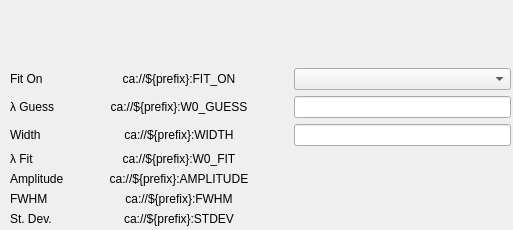
            <widget class="QWidget" name="tab_2_scroll_area">
             <property name="geometry">
              <rect>
               <x>0</x>
               <y>0</y>
               <width>513</width>
               <height>230</height>
              </rect>
             </property>
             <property name="minimumSize">
              <size>
               <width>0</width>
               <height>230</height>
              </size>
             </property>
             <widget class="QWidget" name="gridLayoutWidget_2">
              <property name="geometry">
               <rect>
                <x>10</x>
                <y>-3</y>
                <width>501</width>
                <height>249</height>
               </rect>
              </property>
              <layout class="QGridLayout" name="tab_2_grid">
               <item row="6" column="0">
                <widget class="QLabel" name="w0_fit_label">
                 <property name="sizePolicy">
                  <sizepolicy hsizetype="Preferred" vsizetype="Fixed">
                   <horstretch>0</horstretch>
                   <verstretch>0</verstretch>
                  </sizepolicy>
                 </property>
                 <property name="text">
                  <string>λ Fit</string>
                 </property>
                 <property name="alignment">
                  <set>Qt::AlignLeading|Qt::AlignLeft|Qt::AlignVCenter</set>
                 </property>
                </widget>
               </item>
               <item row="6" column="1">
                <widget class="PyDMLabel" name="w0_fit_get">
                 <property name="sizePolicy">
                  <sizepolicy hsizetype="Expanding" vsizetype="Fixed">
                   <horstretch>0</horstretch>
                   <verstretch>0</verstretch>
                  </sizepolicy>
                 </property>
                 <property name="baseSize">
                  <size>
                   <width>0</width>
                   <height>18</height>
                  </size>
                 </property>
                 <property name="toolTip">
                  <string/>
                 </property>
                 <property name="text">
                  <string>ca://${prefix}:W0_FIT</string>
                 </property>
                 <property name="alignment">
                  <set>Qt::AlignCenter</set>
                 </property>
                 <property name="channel" stdset="0">
                  <string>ca://${prefix}:W0_FIT</string>
                 </property>
                </widget>
               </item>
               <item row="11" column="1">
                <widget class="PyDMLabel" name="chisq">
                 <property name="sizePolicy">
                  <sizepolicy hsizetype="Expanding" vsizetype="Fixed">
                   <horstretch>0</horstretch>
                   <verstretch>0</verstretch>
                  </sizepolicy>
                 </property>
                 <property name="toolTip">
                  <string/>
                 </property>
                 <property name="text">
                  <string>ca://${prefix}:CHISQ</string>
                 </property>
                 <property name="alignment">
                  <set>Qt::AlignCenter</set>
                 </property>
                 <property name="channel" stdset="0">
                  <string>ca://${prefix}:CHISQ</string>
                 </property>
                </widget>
               </item>
               <item row="5" column="0">
                <widget class="QLabel" name="width_label">
                 <property name="sizePolicy">
                  <sizepolicy hsizetype="Preferred" vsizetype="Fixed">
                   <horstretch>0</horstretch>
                   <verstretch>0</verstretch>
                  </sizepolicy>
                 </property>
                 <property name="text">
                  <string>Width</string>
                 </property>
                 <property name="alignment">
                  <set>Qt::AlignLeading|Qt::AlignLeft|Qt::AlignVCenter</set>
                 </property>
                </widget>
               </item>
               <item row="10" column="1">
                <widget class="PyDMLabel" name="st_dev_get">
                 <property name="sizePolicy">
                  <sizepolicy hsizetype="Expanding" vsizetype="Fixed">
                   <horstretch>0</horstretch>
                   <verstretch>0</verstretch>
                  </sizepolicy>
                 </property>
                 <property name="toolTip">
                  <string/>
                 </property>
                 <property name="text">
                  <string>ca://${prefix}:STDEV</string>
                 </property>
                 <property name="alignment">
                  <set>Qt::AlignCenter</set>
                 </property>
                 <property name="channel" stdset="0">
                  <string>ca://${prefix}:STDEV</string>
                 </property>
                </widget>
               </item>
               <item row="5" column="2">
                <widget class="PyDMLineEdit" name="width_set">
                 <property name="toolTip">
                  <string/>
                 </property>
                 <property name="precision" stdset="0">
                  <number>0</number>
                 </property>
                 <property name="showUnits" stdset="0">
                  <bool>false</bool>
                 </property>
                 <property name="precisionFromPV" stdset="0">
                  <bool>true</bool>
                 </property>
                 <property name="alarmSensitiveContent" stdset="0">
                  <bool>false</bool>
                 </property>
                 <property name="alarmSensitiveBorder" stdset="0">
                  <bool>true</bool>
                 </property>
                 <property name="PyDMToolTip" stdset="0">
                  <string/>
                 </property>
                 <property name="monitorDisp" stdset="0">
                  <bool>false</bool>
                 </property>
                 <property name="channel" stdset="0">
                  <string>ca://${prefix}:WIDTH</string>
                 </property>
                </widget>
               </item>
               <item row="3" column="1">
                <widget class="PyDMLabel" name="fit_on_get">
                 <property name="sizePolicy">
                  <sizepolicy hsizetype="Expanding" vsizetype="Fixed">
                   <horstretch>0</horstretch>
                   <verstretch>0</verstretch>
                  </sizepolicy>
                 </property>
                 <property name="toolTip">
                  <string/>
                 </property>
                 <property name="text">
                  <string>ca://${prefix}:FIT_ON</string>
                 </property>
                 <property name="alignment">
                  <set>Qt::AlignCenter</set>
                 </property>
                 <property name="channel" stdset="0">
                  <string>ca://${prefix}:FIT_ON</string>
                 </property>
                </widget>
               </item>
               <item row="3" column="0">
                <widget class="QLabel" name="fit_on_label">
                 <property name="sizePolicy">
                  <sizepolicy hsizetype="Preferred" vsizetype="Fixed">
                   <horstretch>0</horstretch>
                   <verstretch>0</verstretch>
                  </sizepolicy>
                 </property>
                 <property name="text">
                  <string>Fit On</string>
                 </property>
                 <property name="alignment">
                  <set>Qt::AlignLeading|Qt::AlignLeft|Qt::AlignVCenter</set>
                 </property>
                </widget>
               </item>
               <item row="8" column="0">
                <widget class="QLabel" name="amplitude_label">
                 <property name="sizePolicy">
                  <sizepolicy hsizetype="Preferred" vsizetype="Fixed">
                   <horstretch>0</horstretch>
                   <verstretch>0</verstretch>
                  </sizepolicy>
                 </property>
                 <property name="text">
                  <string>Amplitude</string>
                 </property>
                 <property name="alignment">
                  <set>Qt::AlignLeading|Qt::AlignLeft|Qt::AlignVCenter</set>
                 </property>
                </widget>
               </item>
               <item row="9" column="0">
                <widget class="QLabel" name="fwhm_label">
                 <property name="sizePolicy">
                  <sizepolicy hsizetype="Preferred" vsizetype="Fixed">
                   <horstretch>0</horstretch>
                   <verstretch>0</verstretch>
                  </sizepolicy>
                 </property>
                 <property name="text">
                  <string>FWHM</string>
                 </property>
                 <property name="alignment">
                  <set>Qt::AlignLeading|Qt::AlignLeft|Qt::AlignVCenter</set>
                 </property>
                </widget>
               </item>
               <item row="4" column="2">
                <widget class="PyDMLineEdit" name="w0_guess_set">
                 <property name="toolTip">
                  <string/>
                 </property>
                 <property name="precision" stdset="0">
                  <number>0</number>
                 </property>
                 <property name="showUnits" stdset="0">
                  <bool>false</bool>
                 </property>
                 <property name="precisionFromPV" stdset="0">
                  <bool>true</bool>
                 </property>
                 <property name="alarmSensitiveContent" stdset="0">
                  <bool>false</bool>
                 </property>
                 <property name="alarmSensitiveBorder" stdset="0">
                  <bool>true</bool>
                 </property>
                 <property name="PyDMToolTip" stdset="0">
                  <string/>
                 </property>
                 <property name="monitorDisp" stdset="0">
                  <bool>false</bool>
                 </property>
                 <property name="channel" stdset="0">
                  <string>ca://${prefix}:W0_GUESS</string>
                 </property>
                </widget>
               </item>
               <item row="9" column="1">
                <widget class="PyDMLabel" name="fwhm_get">
                 <property name="sizePolicy">
                  <sizepolicy hsizetype="Expanding" vsizetype="Fixed">
                   <horstretch>0</horstretch>
                   <verstretch>0</verstretch>
                  </sizepolicy>
                 </property>
                 <property name="toolTip">
                  <string/>
                 </property>
                 <property name="text">
                  <string>ca://${prefix}:FWHM</string>
                 </property>
                 <property name="alignment">
                  <set>Qt::AlignCenter</set>
                 </property>
                 <property name="channel" stdset="0">
                  <string>ca://${prefix}:FWHM</string>
                 </property>
                </widget>
               </item>
               <item row="5" column="1">
                <widget class="PyDMLabel" name="width_get">
                 <property name="sizePolicy">
                  <sizepolicy hsizetype="Expanding" vsizetype="Fixed">
                   <horstretch>0</horstretch>
                   <verstretch>0</verstretch>
                  </sizepolicy>
                 </property>
                 <property name="toolTip">
                  <string/>
                 </property>
                 <property name="text">
                  <string>ca://${prefix}:WIDTH</string>
                 </property>
                 <property name="alignment">
                  <set>Qt::AlignCenter</set>
                 </property>
                 <property name="channel" stdset="0">
                  <string>ca://${prefix}:WIDTH</string>
                 </property>
                </widget>
               </item>
               <item row="10" column="0">
                <widget class="QLabel" name="st_dev_label">
                 <property name="sizePolicy">
                  <sizepolicy hsizetype="Preferred" vsizetype="Fixed">
                   <horstretch>0</horstretch>
                   <verstretch>0</verstretch>
                  </sizepolicy>
                 </property>
                 <property name="text">
                  <string>St. Dev.</string>
                 </property>
                 <property name="alignment">
                  <set>Qt::AlignLeading|Qt::AlignLeft|Qt::AlignVCenter</set>
                 </property>
                </widget>
               </item>
               <item row="11" column="0">
                <widget class="QLabel" name="chisq_label">
                 <property name="sizePolicy">
                  <sizepolicy hsizetype="Preferred" vsizetype="Fixed">
                   <horstretch>0</horstretch>
                   <verstretch>0</verstretch>
                  </sizepolicy>
                 </property>
                 <property name="text">
                  <string>X²</string>
                 </property>
                 <property name="alignment">
                  <set>Qt::AlignLeading|Qt::AlignLeft|Qt::AlignVCenter</set>
                 </property>
                </widget>
               </item>
               <item row="3" column="2">
                <widget class="PyDMEnumComboBox" name="fit_on_set">
                 <property name="sizePolicy">
                  <sizepolicy hsizetype="Expanding" vsizetype="Fixed">
                   <horstretch>0</horstretch>
                   <verstretch>0</verstretch>
                  </sizepolicy>
                 </property>
                 <property name="toolTip">
                  <string/>
                 </property>
                 <property name="alarmSensitiveContent" stdset="0">
                  <bool>false</bool>
                 </property>
                 <property name="alarmSensitiveBorder" stdset="0">
                  <bool>true</bool>
                 </property>
                 <property name="PyDMToolTip" stdset="0">
                  <string/>
                 </property>
                 <property name="monitorDisp" stdset="0">
                  <bool>false</bool>
                 </property>
                 <property name="channel" stdset="0">
                  <string>ca://${prefix}:FIT_ON</string>
                 </property>
                </widget>
               </item>
               <item row="4" column="0">
                <widget class="QLabel" name="w0_guess_label">
                 <property name="sizePolicy">
                  <sizepolicy hsizetype="Preferred" vsizetype="Fixed">
                   <horstretch>0</horstretch>
                   <verstretch>0</verstretch>
                  </sizepolicy>
                 </property>
                 <property name="text">
                  <string>λ Guess</string>
                 </property>
                 <property name="alignment">
                  <set>Qt::AlignLeading|Qt::AlignLeft|Qt::AlignVCenter</set>
                 </property>
                </widget>
               </item>
               <item row="4" column="1">
                <widget class="PyDMLabel" name="w0_guess_get">
                 <property name="sizePolicy">
                  <sizepolicy hsizetype="Expanding" vsizetype="Fixed">
                   <horstretch>0</horstretch>
                   <verstretch>0</verstretch>
                  </sizepolicy>
                 </property>
                 <property name="toolTip">
                  <string/>
                 </property>
                 <property name="text">
                  <string>ca://${prefix}:W0_GUESS</string>
                 </property>
                 <property name="alignment">
                  <set>Qt::AlignCenter</set>
                 </property>
                 <property name="channel" stdset="0">
                  <string>ca://${prefix}:W0_GUESS</string>
                 </property>
                </widget>
               </item>
               <item row="8" column="1">
                <widget class="PyDMLabel" name="amplitude">
                 <property name="sizePolicy">
                  <sizepolicy hsizetype="Expanding" vsizetype="Fixed">
                   <horstretch>0</horstretch>
                   <verstretch>0</verstretch>
                  </sizepolicy>
                 </property>
                 <property name="toolTip">
                  <string/>
                 </property>
                 <property name="text">
                  <string>ca://${prefix}:AMPLITUDE</string>
                 </property>
                 <property name="alignment">
                  <set>Qt::AlignCenter</set>
                 </property>
                 <property name="channel" stdset="0">
                  <string>ca://${prefix}:AMPLITUDE</string>
                 </property>
                </widget>
               </item>
               <item row="2" column="1">
                <widget class="QLabel" name="spacer_label">
                 <property name="text">
                  <string/>
                 </property>
                </widget>
               </item>
              </layout>
             </widget>
            </widget>
